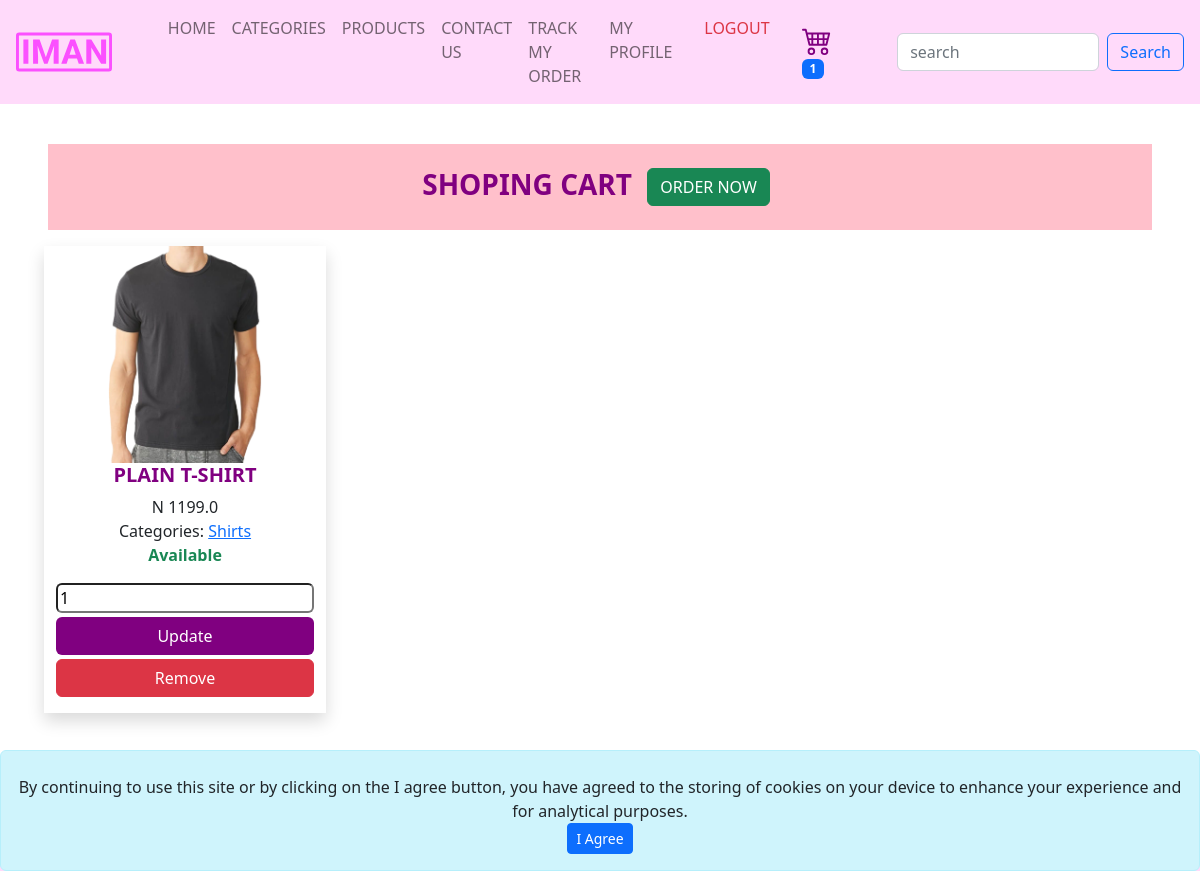
The page /products/cart (signed in) on the database its author committed.
### products/models.py (models this page shows, shortened)
class Cart(models.Model):
    product = models.ForeignKey(Product, on_delete=models.DO_NOTHING)
    quantity = models.PositiveIntegerField()
    added_at = models.DateTimeField(auto_now_add=True)
    user = models.ForeignKey(
        "user.User", on_delete=models.DO_NOTHING, null=True, blank=True, related_name="cart")
    device = models.CharField(
        max_length=100, null=True, blank=True, default="")
    class Meta:
        verbose_name_plural = "Cart"

class Product(models.Model):
    GENDER_CHOICES = [
        ("M", "Male"),
        ("F", "Female"),
        ("U", "Unisex")
    ]
    brand_name = models.CharField(max_length=200, blank=True, default="")
    gender = models.CharField(max_length=1, choices=GENDER_CHOICES)
    category = models.ForeignKey(
        Category, on_delete=models.CASCADE, null=True, related_name="products")
    name = models.CharField(max_length=30)
    price = models.FloatField()
    product_size = models.CharField(max_length=200, blank=True, default="")
    product_color = models.CharField(max_length=200, blank=True, default="")
    available_quantity = models.PositiveBigIntegerField()
    delivery_days = models.PositiveIntegerField()
    description = models.TextField()
    image = models.ImageField(upload_to="product-images", blank=True)
    is_active = models.BooleanField(default=True)
    added_at = models.DateTimeField(auto_now_add=True)
    added_by = models.ForeignKey(
        "user.User", on_delete=models.DO_NOTHING, limit_choices_to={"staff": True}, related_name="products_added")
    slug = models.CharField(max_length=200, blank=True, default="")

class Category(models.Model):
    name = models.CharField(max_length=200, unique=True)
    image = models.ImageField(upload_to="categories", blank=True)
    added_at = models.DateTimeField(auto_now_add=True)
    added_by = models.ForeignKey(
        "user.User", on_delete=models.DO_NOTHING, limit_choices_to={"staff": True}, related_name="categories_added")
    slug = models.CharField(max_length=200, blank=True, default="")
    class Meta:
        verbose_name_plural = "categories"
    def __str__(self):
        return self.name

### products/views.py (the view)
# urls.py: path('cart', views.cart, name='shoping_cart'),
def cart(request):
    if request.user.is_authenticated:
        cart_items = request.user.cart.all()
    else:
        device = request.COOKIES['device']
        cart_items = Cart.objects.filter(device=device)
    return render(request, "products/cart.html", context={"shoping_cart": cart_items})

### base/cart_count_context.py (called while the page is built)
def get_cart_count(request):
    return {
        "cart_count": request.user.cart.count() if request.user.is_authenticated else Cart.objects.filter(
            device=request.COOKIES.get('device')).count() or '0'
    }

### products/templates/products/cart.html (shortened to what this page needs)
{% extends 'base/base.html' %} {% load static %} {% block title%} Cart {% endblock%} {% block content %}
<section class="mt-5 p-5">
    <div class="row">
        <div class="col-12 text-center">
            <div class="row">
                <div class="col-12">
                    <h3 style="background-color: pink;color: purple; font-weight: 700; width: 100%"
                        class="p-3 text-uppercase">
                        Shoping Cart
                        {% if shoping_cart %}
                        <a href="{% url 'new_order' %}" class="btn btn-success m-2">Order Now</a>
                        {% endif %}
                    </h3>
                </div>
            </div>
            <div class="row text-center text-align-center">
                {% for cart_item in shoping_cart %}
                <div class="col-sm-10 col-md-4 shadow col-lg-3 mb-5 m-2">
                    <a href="{% url 'products_details' slug=cart_item.product.slug id=cart_item.product.id %}"
                        class="text-decoration-none text-uppercase">
                        <img src="{{cart_item.product.image.url}}" alt="product image" width="100%"
                            class="card-img-top" />
                    </a>
                    <div class="card-body align-items-end">
                        <div class="col-12">
                            <a href="{% url 'products_details' slug=cart_item.product.slug id=cart_item.product.id %}"
                                class="text-decoration-none text-uppercase">
                                <h3 style="font-size: 20px; color: purple; font-weight: 700;">
                                    {{cart_item.product.name}}
                                </h3>
                            </a>
                        </div>
                        <span>N {{cart_item.product.price}}</span>
                        <br />
                        <span>
                            Categories: <a
                                href="{% url 'filter_category' slug=cart_item.product.category.slug %}">{{cart_item.product.category}}</a>
                        </span>
                        <br />
                        {% if cart_item.product.available_quantity %}
                        <p class="text-success fw-bold">
                            Available
                        </p>
                        <form class="form-group row justify-content-center align-items-center"
                            action="{% url 'update_cart' %}" method="post">
                            <div class="col-12">
                                <input type="number" name="quantity" id="quantity" min="1"
                                    max="{{cart_item.product.available_quantity}}" value={{cart_item.quantity}}
                                    class="input-group rounded" />
                            </div>
                            <div class="col-12 text-center my-1">
                                <input type="submit" style="background-color: purple; color: white; width: 100%;"
                                    value="Update" class="btn" />
                            </div>
                        </form>
                        <div class="col-12 mb-3">
                            <a style=" width: 100%" href="{% url 'remove_cart' id=cart_item.id %}"
                                class="btn btn-danger"> Remove</a>
                        </div>
                        {% else %}
                        <p class="text-danger">
                            out of stock
                        </p>
                        {% endif %}
                    </div>
                </div>
                {% endfor %}
            </div>
        </div>
    </div>
</section>
{% endblock %}

### rows shown on the page
Cart: product.image (picture), product.name "PLAIN T-SHIRT", product.price "1199.0", product.category "Shirts", quantity "1"

### other values the page prints
{{ cart_count }} "1"
